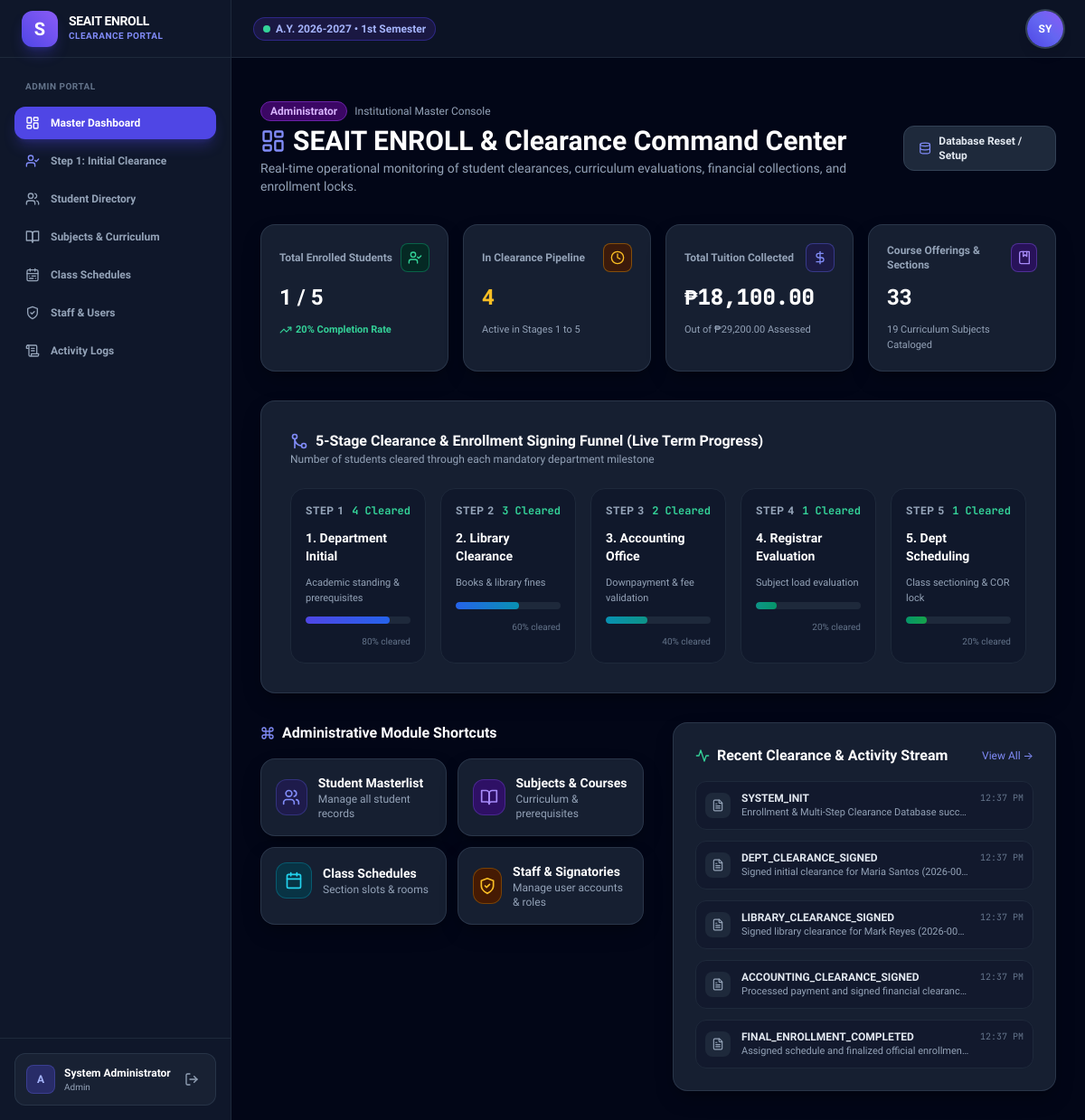
The app's page /modules/admin/dashboard.php (signed in) with its own data.
### tables this page shows
CREATE TABLE `users` (
    `id` INT NOT NULL AUTO_INCREMENT PRIMARY KEY,
    `username` VARCHAR(60) NOT NULL UNIQUE,
    `email` VARCHAR(100) NOT NULL UNIQUE,
    `password` VARCHAR(255) NOT NULL,
    `role` ENUM('admin', 'student', 'department', 'library', 'accounting', 'registrar') NOT NULL,
    `full_name` VARCHAR(100) NOT NULL,
    `department_id` INT DEFAULT NULL,
    `avatar` VARCHAR(255) DEFAULT NULL,
    `status` ENUM('active', 'inactive') DEFAULT 'active',
    `created_at` TIMESTAMP DEFAULT CURRENT_TIMESTAMP
);

CREATE TABLE `academic_terms` (
    `id` INT NOT NULL AUTO_INCREMENT PRIMARY KEY,
    `academic_year` VARCHAR(20) NOT NULL,
    `semester` VARCHAR(20) NOT NULL,
    `is_active` TINYINT(1) DEFAULT 0,
    `created_at` TIMESTAMP DEFAULT CURRENT_TIMESTAMP
);

CREATE TABLE `activity_logs` (
    `id` INT NOT NULL AUTO_INCREMENT PRIMARY KEY,
    `user_id` INT DEFAULT NULL,
    `action` VARCHAR(100) NOT NULL,
    `details` TEXT DEFAULT NULL,
    `ip_address` VARCHAR(50) DEFAULT NULL,
    `created_at` TIMESTAMP DEFAULT CURRENT_TIMESTAMP
);

### modules/admin/dashboard.php (the view, shortened to what the rows shown need)
<?php
require_once __DIR__ . '/../../config/functions.php';
$db = getDB();
$recent_logs = $db->query("SELECT a.*, u.username, u.full_name, u.role
                           FROM activity_logs a
                           LEFT JOIN users u ON a.user_id = u.id
                           ORDER BY a.created_at DESC LIMIT 8")->fetchAll();
include __DIR__ . '/../../includes/header.php';
?>
<div class="space-y-8 max-w-7xl mx-auto">
    <div class="flex flex-col sm:flex-row sm:items-center justify-between gap-4">
        <div>
            <h1 class="text-2xl sm:text-3xl font-extrabold text-white mt-1 flex items-center gap-2">
                <i data-lucide="layout-dashboard" class="w-7 h-7 text-indigo-400"></i>
                SEAIT ENROLL & Clearance Command Center
            </h1>
        </div>
    </div>
    <div class="glass-card p-6 sm:p-8 space-y-6">
        <div>
            <h2 class="text-base font-bold text-white flex items-center gap-2">
                <i data-lucide="git-merge" class="w-5 h-5 text-indigo-400"></i>
                5-Stage Clearance & Enrollment Signing Funnel (Live Term Progress)
            </h2>
        </div>
    </div>
    <div class="grid grid-cols-1 lg:grid-cols-12 gap-8">
        <div class="lg:col-span-6 space-y-4">
            <h2 class="text-base font-bold text-white flex items-center gap-2">
                <i data-lucide="command" class="w-4 h-4 text-indigo-400"></i>
                Administrative Module Shortcuts
            </h2>
        </div>
        <div class="lg:col-span-6 glass-card p-6 space-y-4">
            <div class="flex items-center justify-between">
                <h2 class="text-base font-bold text-white flex items-center gap-2">
                    <i data-lucide="activity" class="w-4 h-4 text-emerald-400"></i>
                    Recent Clearance & Activity Stream
                </h2>
            </div>
            <div class="space-y-3">
                <?php if (empty($recent_logs)): ?>
                    <p class="text-xs text-slate-500 italic">No activity recorded yet.</p>
                <?php else: ?>
                    <?php foreach ($recent_logs as $log): ?>
                        <div class="flex items-start gap-3 p-2.5 rounded-xl bg-slate-900/60 border border-slate-800 text-xs">
                            <div class="w-7 h-7 rounded-lg bg-slate-800 flex items-center justify-center shrink-0 text-slate-400 mt-0.5">
                                <i data-lucide="file-text" class="w-3.5 h-3.5"></i>
                            </div>
                            <div class="flex-1 min-w-0">
                                <div class="font-semibold text-slate-200 truncate"><?= htmlspecialchars($log['action']) ?></div>
                                <div class="text-slate-400 text-[11px] truncate"><?= htmlspecialchars($log['details']) ?></div>
                            </div>
                            <div class="text-[10px] text-slate-500 shrink-0 font-mono">
                                <?= date('h:i A', strtotime($log['created_at'])) ?>
                            </div>
                        </div>
                    <?php endforeach; ?>
                <?php endif; ?>
            </div>
        </div>
    </div>
</div>
<?php include __DIR__ . '/../../includes/footer.php'; ?>

### includes/header.php (shortened to what the rows shown need)
<?php
require_once __DIR__ . '/../config/functions.php';
$user = current_user();
$active_term = get_active_term();
?>
<!DOCTYPE html>
<html lang="en" class="dark">
<head>
    <script src="https://cdn.tailwindcss.com"></script>
    <link rel="stylesheet" href="<?= url('assets/css/style.css') ?>">
    <link rel="stylesheet" href="<?= url('assets/css/print.css') ?>" media="print">
</head>
<body class="bg-slate-950 text-slate-100 flex min-h-screen">
    <?php if (is_logged_in()): ?>
    <?php include __DIR__ . '/sidebar.php'; ?>
    <?php endif; ?>
    <div class="flex-1 flex flex-col min-w-0">
        <?php if (is_logged_in()): ?>
        <header class="h-16 bg-slate-900/80 backdrop-blur-md border-b border-slate-800 flex items-center justify-between px-4 sm:px-6 z-30 sticky top-0">
            <div class="flex items-center gap-3">
                <div class="flex items-center gap-2">
                    <span class="inline-flex items-center gap-1.5 px-2.5 py-1 rounded-full text-xs font-semibold bg-indigo-950/80 text-indigo-300 border border-indigo-700/50">
                        <span class="w-2 h-2 rounded-full bg-emerald-400 animate-pulse"></span>
                        A.Y. <?= htmlspecialchars($active_term['academic_year']) ?> &bull; <?= htmlspecialchars($active_term['semester']) ?>
                    </span>
                </div>
            </div>
            <div class="flex items-center gap-4">
                <div class="relative" id="user-profile-menu-container">
                    <button type="button" id="user-profile-btn" onclick="toggleUserProfileDropdown(event)" class="w-10 h-10 rounded-full bg-gradient-to-tr from-indigo-600 via-indigo-500 to-violet-500 hover:from-indigo-500 hover:to-violet-400 flex items-center justify-center font-bold text-xs text-white shadow-lg ring-2 ring-slate-700 hover:ring-indigo-400 active:scale-95 transition-all focus:outline-none cursor-pointer select-none" aria-label="User profile menu" aria-expanded="false" title="Tap to toggle Actions Menu">
                        <span id="user-avatar-initials" class="pointer-events-none"><?= strtoupper(substr($user['full_name'] ?? $user['username'], 0, 2)) ?></span>
                    </button>
                </div>
            </div>
        </header>
        <?php endif; ?>
        <main class="flex-1 overflow-y-auto p-4 sm:p-6 lg:p-8">

### includes/sidebar.php (shortened to what the rows shown need)
<?php
require_once __DIR__ . '/../config/functions.php';
$user = current_user();
$role = $user['role'] ?? '';
$current_page = $_SERVER['SCRIPT_NAME'] ?? '';
?>
<aside id="main-sidebar" class="w-64 bg-slate-900 border-r border-slate-800 flex flex-col justify-between shrink-0 transition-transform -translate-x-full md:translate-x-0 fixed md:static inset-y-0 left-0 z-40">
    <div>
        <div class="h-16 flex items-center px-6 border-b border-slate-800">
            <a href="<?= url('index.php') ?>" class="flex items-center gap-3">
                <div class="w-10 h-10 rounded-xl bg-gradient-to-tr from-indigo-600 to-violet-500 flex items-center justify-center font-black text-xl text-white shadow-lg shadow-indigo-600/30 shrink-0">
                    S
                </div>
                <div class="overflow-hidden">
                    <div class="font-extrabold text-white text-sm tracking-tight leading-none">SEAIT ENROLL</div>
                    <div class="text-[10px] text-indigo-400 font-semibold uppercase tracking-wider mt-0.5">Clearance Portal</div>
                </div>
            </a>
        </div>
        <nav class="p-4 space-y-1.5 text-xs font-semibold">
            <div class="px-3 py-2 text-[10px] uppercase tracking-wider text-slate-500 font-bold">
                <?= ucfirst($role) ?> Portal
            </div>
            <?php if ($role === 'student'): ?>
                <a href="<?= url('modules/student/dashboard.php') ?>" class="flex items-center gap-3 px-3 py-2.5 rounded-xl <?= strpos($current_page, 'student/dashboard') !== false ? 'bg-indigo-600 text-white shadow-lg shadow-indigo-600/30' : 'text-slate-400 hover:text-slate-100 hover:bg-slate-800' ?> transition-all">
                    <i data-lucide="check-circle-2" class="w-4 h-4"></i>
                    Clearance Tracker
                </a>
                <a href="<?= url('modules/student/schedule.php') ?>" class="flex items-center gap-3 px-3 py-2.5 rounded-xl <?= strpos($current_page, 'student/schedule') !== false ? 'bg-indigo-600 text-white shadow-lg shadow-indigo-600/30' : 'text-slate-400 hover:text-slate-100 hover:bg-slate-800' ?> transition-all">
                    <i data-lucide="calendar" class="w-4 h-4"></i>
                    My Class Schedule
                </a>
                <a href="<?= url('modules/student/print_cor.php') ?>" class="flex items-center gap-3 px-3 py-2.5 rounded-xl <?= strpos($current_page, 'student/print_cor') !== false ? 'bg-indigo-600 text-white shadow-lg shadow-indigo-600/30' : 'text-slate-400 hover:text-slate-100 hover:bg-slate-800' ?> transition-all">
                    <i data-lucide="file-badge-2" class="w-4 h-4"></i>
                    Certificate of Reg. (COR)
                </a>
            <?php elseif ($role === 'admin'): ?>
                <a href="<?= url('modules/admin/dashboard.php') ?>" class="flex items-center gap-3 px-3 py-2.5 rounded-xl <?= strpos($current_page, 'admin/dashboard') !== false ? 'bg-indigo-600 text-white shadow-lg shadow-indigo-600/30' : 'text-slate-400 hover:text-slate-100 hover:bg-slate-800' ?> transition-all">
                    <i data-lucide="layout-dashboard" class="w-4 h-4"></i>
                    Master Dashboard
                </a>
                <a href="<?= url('modules/department/initial_queue.php') ?>" class="flex items-center gap-3 px-3 py-2.5 rounded-xl <?= strpos($current_page, 'department/initial_queue') !== false ? 'bg-indigo-600 text-white shadow-lg shadow-indigo-600/30' : 'text-slate-400 hover:text-slate-100 hover:bg-slate-800' ?> transition-all">
                    <i data-lucide="user-check" class="w-4 h-4 text-indigo-400"></i>
                    Step 1: Initial Clearance
                </a>
                <a href="<?= url('modules/admin/students.php') ?>" class="flex items-center gap-3 px-3 py-2.5 rounded-xl <?= strpos($current_page, 'admin/students') !== false ? 'bg-indigo-600 text-white shadow-lg shadow-indigo-600/30' : 'text-slate-400 hover:text-slate-100 hover:bg-slate-800' ?> transition-all">
                    <i data-lucide="users" class="w-4 h-4"></i>
                    Student Directory
                </a>
                <a href="<?= url('modules/admin/subjects.php') ?>" class="flex items-center gap-3 px-3 py-2.5 rounded-xl <?= strpos($current_page, 'admin/subjects') !== false ? 'bg-indigo-600 text-white shadow-lg shadow-indigo-600/30' : 'text-slate-400 hover:text-slate-100 hover:bg-slate-800' ?> transition-all">
                    <i data-lucide="book-open" class="w-4 h-4"></i>
                    Subjects & Curriculum
                </a>
                <a href="<?= url('modules/admin/schedules.php') ?>" class="flex items-center gap-3 px-3 py-2.5 rounded-xl <?= strpos($current_page, 'admin/schedules') !== false ? 'bg-indigo-600 text-white shadow-lg shadow-indigo-600/30' : 'text-slate-400 hover:text-slate-100 hover:bg-slate-800' ?> transition-all">
                    <i data-lucide="calendar-range" class="w-4 h-4"></i>
                    Class Schedules
                </a>
                <a href="<?= url('modules/admin/users.php') ?>" class="flex items-center gap-3 px-3 py-2.5 rounded-xl <?= strpos($current_page, 'admin/users') !== false ? 'bg-indigo-600 text-white shadow-lg shadow-indigo-600/30' : 'text-slate-400 hover:text-slate-100 hover:bg-slate-800' ?> transition-all">
                    <i data-lucide="shield-check" class="w-4 h-4"></i>
                    Staff & Users
                </a>
                <a href="<?= url('modules/admin/audit_logs.php') ?>" class="flex items-center gap-3 px-3 py-2.5 rounded-xl <?= strpos($current_page, 'admin/audit_logs') !== false ? 'bg-indigo-600 text-white shadow-lg shadow-indigo-600/30' : 'text-slate-400 hover:text-slate-100 hover:bg-slate-800' ?> transition-all">
                    <i data-lucide="scroll-text" class="w-4 h-4"></i>
                    Activity Logs
                </a>
            <?php endif; ?>
        </nav>
    </div>
    <div class="p-4 border-t border-slate-800">
        <div onclick="openUserProfileModal()" class="bg-slate-800/60 hover:bg-slate-800 p-3 rounded-xl border border-slate-700/60 hover:border-indigo-500/40 flex items-center justify-between cursor-pointer transition-all group" title="Click to view Account Profile">
            <div class="flex items-center gap-2.5 min-w-0">
                <div class="w-8 h-8 rounded-lg bg-indigo-600/30 border border-indigo-500/30 flex items-center justify-center font-bold text-xs text-indigo-300 group-hover:bg-indigo-600 group-hover:text-white transition-colors">
                    <?= strtoupper(substr($user['username'] ?? 'U', 0, 1)) ?>
                </div>
                <div class="min-w-0">
                    <div class="text-xs font-bold text-white truncate"><?= htmlspecialchars($user['full_name'] ?? $user['username']) ?></div>
                    <div class="text-[10px] text-slate-400 capitalize truncate"><?= htmlspecialchars($user['role']) ?></div>
                </div>
            </div>
            <a href="<?= url('logout.php') ?>" onclick="event.stopPropagation()" title="Log out" class="text-slate-400 hover:text-rose-400 p-1.5 rounded-lg hover:bg-slate-700/50 transition-colors">
                <i data-lucide="log-out" class="w-4 h-4"></i>
            </a>
        </div>
    </div>
</aside>

### records on screen
users: role "ADMIN", username "A", full_name "System Administrator", role "Admin", full_name "SY"
academic_terms: academic_year "2026-2027", semester "1st Semester"
activity_logs: action "SYSTEM_INIT", details "Enrollment & Multi-Step Clearance Database succ…", created_at "12:37 PM"
activity_logs: action "DEPT_CLEARANCE_SIGNED", details "Signed initial clearance for Maria Santos (2026-00…", created_at "12:37 PM"
activity_logs: action "LIBRARY_CLEARANCE_SIGNED", details "Signed library clearance for Mark Reyes (2026-00…", created_at "12:37 PM"
activity_logs: action "ACCOUNTING_CLEARANCE_SIGNED", details "Processed payment and signed financial clearanc…", created_at "12:37 PM"
activity_logs: action "FINAL_ENROLLMENT_COMPLETED", details "Assigned schedule and finalized official enrollmen…", created_at "12:37 PM"

### other values on screen
$enrolled_count "1"
$total_students "5"
$in_clearance_count "4"
format_currency($tot_collected) "₱18,100.00"
format_currency($tot_assessment) "₱29,200.00"
$total_schedules "33"
$total_subjects "19"
$step_num "1"
$count "4"
$meta['title'] "1. Department Initial"
$meta['desc'] "Academic standing & prerequisites"
$pct "80"
$step_num "2"
$count "3"
$meta['title'] "2. Library Clearance"
